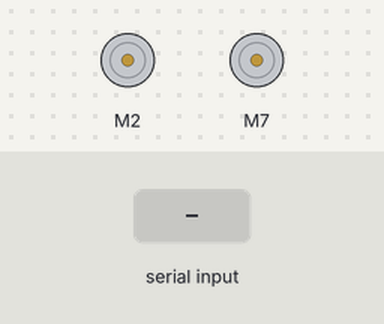
A sketch run on a simulated Arduino Uno, built with avr-gcc and run on an emulated ATmega328P. Shown: 2 × DC motor (green arrow = forward, orange = backward, longer = faster). The test bench sets the inputs (shaded band).

Above: at 1.2 s.
1.3 s: "S" received over Serial
2.8 s: "F" received over Serial
At 3.2 s:
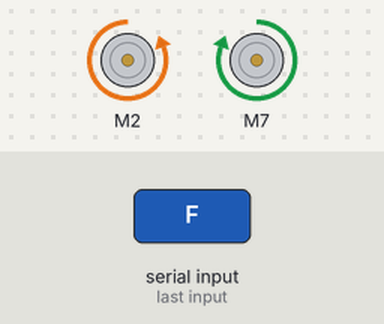
4.3 s: "B" received over Serial
At 5.5 s:
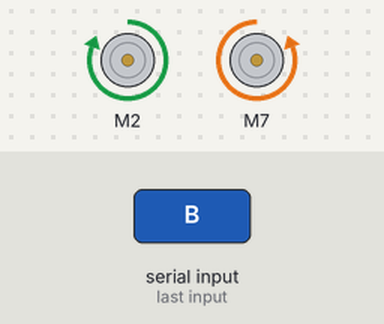
5.8 s: "L" received over Serial
At 6.7 s:
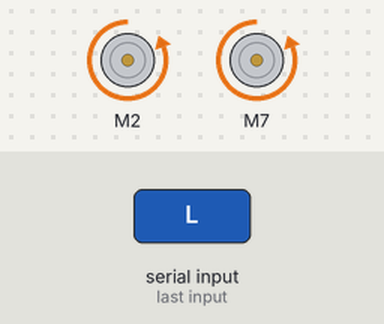
7.3 s: "R" received over Serial
At 7.9 s:
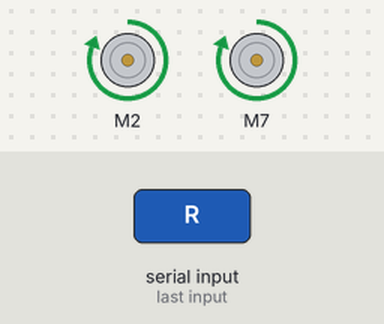
Timing chart, 0 to 9.8 s (numbered marks = the images above; inputs shaded):
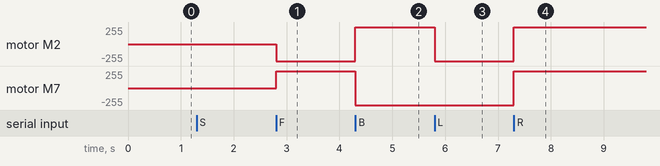

The sketch:

robot.ino
```cpp
#include <SoftwareSerial.h>
#include <SparkFun_TB6612.h>

// Pins for all inputs, keep in mind the PWM defines must be on PWM pins
#define AIN1 2
#define BIN1 7
#define AIN2 4
#define BIN2 8
#define PWMA 5
#define PWMB 6
#define STBY 9

// these constants are used to allow you to make your motor configuration
// line up with function names like forward.  Value can be 1 or -1
const int offsetA = -1;
const int offsetB = 1;
Motor motor1(AIN1, AIN2, PWMA, offsetA, STBY);
Motor motor2(BIN1, BIN2, PWMB, offsetB, STBY);

int state = 0;

void setup() {
  // put your setup code here, to run once:
  Serial.begin(9600);
}

void loop()
{
  if (Serial.available()>0) {
    state = Serial.read();
    if (state=='S') {
      motor1.brake();
      motor2.brake();
    }
    else if (state=='F') {
      motor1.drive(255);
      motor2.drive(255);
    }
    else if (state=='B') {
      motor1.drive(-255);
      motor2.drive(-255);
    }
    else if (state=='L') {
      motor1.drive(255);
      motor2.drive(-255);
    }
    else if (state=='R') {
      motor2.drive(255);
      motor1.drive(-255);
    }
  }
}
```

Measured:
- after the input at 2.8 s, motor M2: stopped → backward 255/255 at once; motor M7: stopped → forward 255/255 at once
- after the input at 4.3 s, motor M2: backward 255/255 → forward 255/255 at once; motor M7: forward 255/255 → backward 255/255 at once
- after the input at 5.8 s, motor M2: forward 255/255 → backward 255/255 at once
- after the input at 7.3 s, motor M2, motor M7: backward 255/255 → forward 255/255 at once
